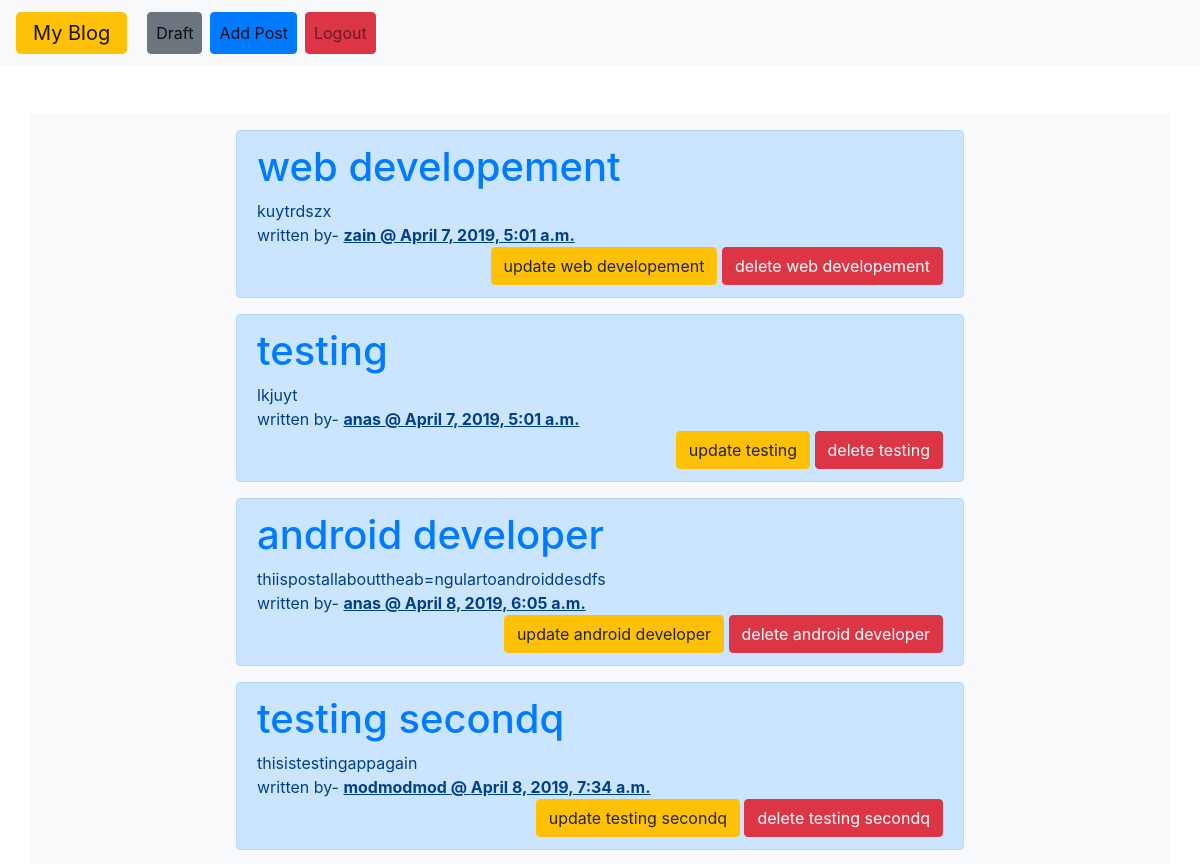
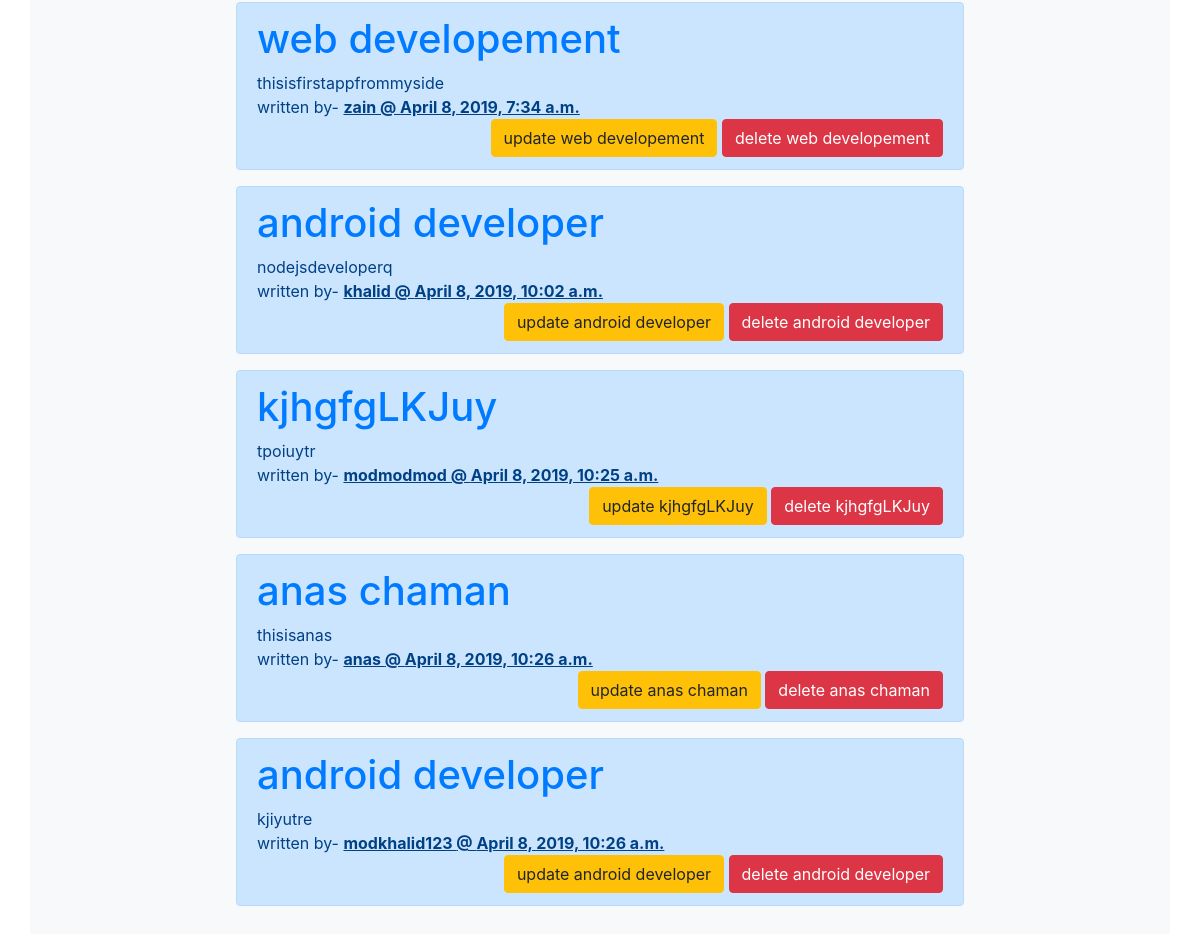
/ (signed in), run on the app's committed database (2 pictures, top to bottom).
### blog/models.py (models this page shows, shortened)
class Post(models.Model):
    author=models.ForeignKey("auth.User")
    title=models.CharField(max_length=200)
    text=models.TextField()
    created_date=models.DateTimeField(default=timezone.now())
    published_date=models.DateTimeField(blank=True,null=True)
    def __str__(self):
        return self.title

### blog/views.py (the view)
# urls.py: url(r'^$',views.PostList.as_view(),name="post_list"),
class PostList(ListView):
    model=Post

### blog/templates/blog/post_list.html (shortened to what this page needs)
{% extends 'blog/base.html'%}
{% block body_block%}
{% for post in post_list %}
    <div class="alert alert-primary mb-3">
        <h1><a href="{% url 'blog:post_detail' pk=post.pk %}">{{post}}</a></h1>
        {{post.text | cut:' '}}
        <br>
        written by- <b style="text-decoration:underline">{{post.author}} @ {{post.created_date}}</b>
        {% if user.is_authenticated %}
        <div class="text-right">
            <a class="btn btn-warning" href="{% url 'blog:post_update' pk=post.pk %}">update {{post}}</a>
            <a class="btn btn-danger" href="{% url 'blog:post_delete' pk=post.pk %}">delete {{post}}</a>
        </div>
        {% endif %}
    </div>
{% endfor %}
{% endblock %}

### data on the page
Post: title "web developement", text "kuytrdszx", author "zain", created_date "April 7, 2019, 5:01 a.m."
Post: title "testing", text "lkjuyt", author "anas", created_date "April 7, 2019, 5:01 a.m."
Post: title "android developer", text "thiispostallabouttheab=ngulartoandroiddesdfs", author "anas", created_date "April 8, 2019, 6:05 a.m."
Post: title "testing secondq", text "thisistestingappagain", author "modmodmod", created_date "April 8, 2019, 7:34 a.m."
Post: title "web developement", text "thisisfirstappfrommyside", author "zain", created_date "April 8, 2019, 7:34 a.m."
Post: title "android developer", text "nodejsdeveloperq", author "khalid", created_date "April 8, 2019, 10:02 a.m."
Post: title "kjhgfgLKJuy", text "tpoiuytr", author "modmodmod", created_date "April 8, 2019, 10:25 a.m."
Post: title "anas chaman", text "thisisanas", author "anas", created_date "April 8, 2019, 10:26 a.m."
Post: title "android developer", text "kjiyutre", author "modkhalid123", created_date "April 8, 2019, 10:26 a.m."
